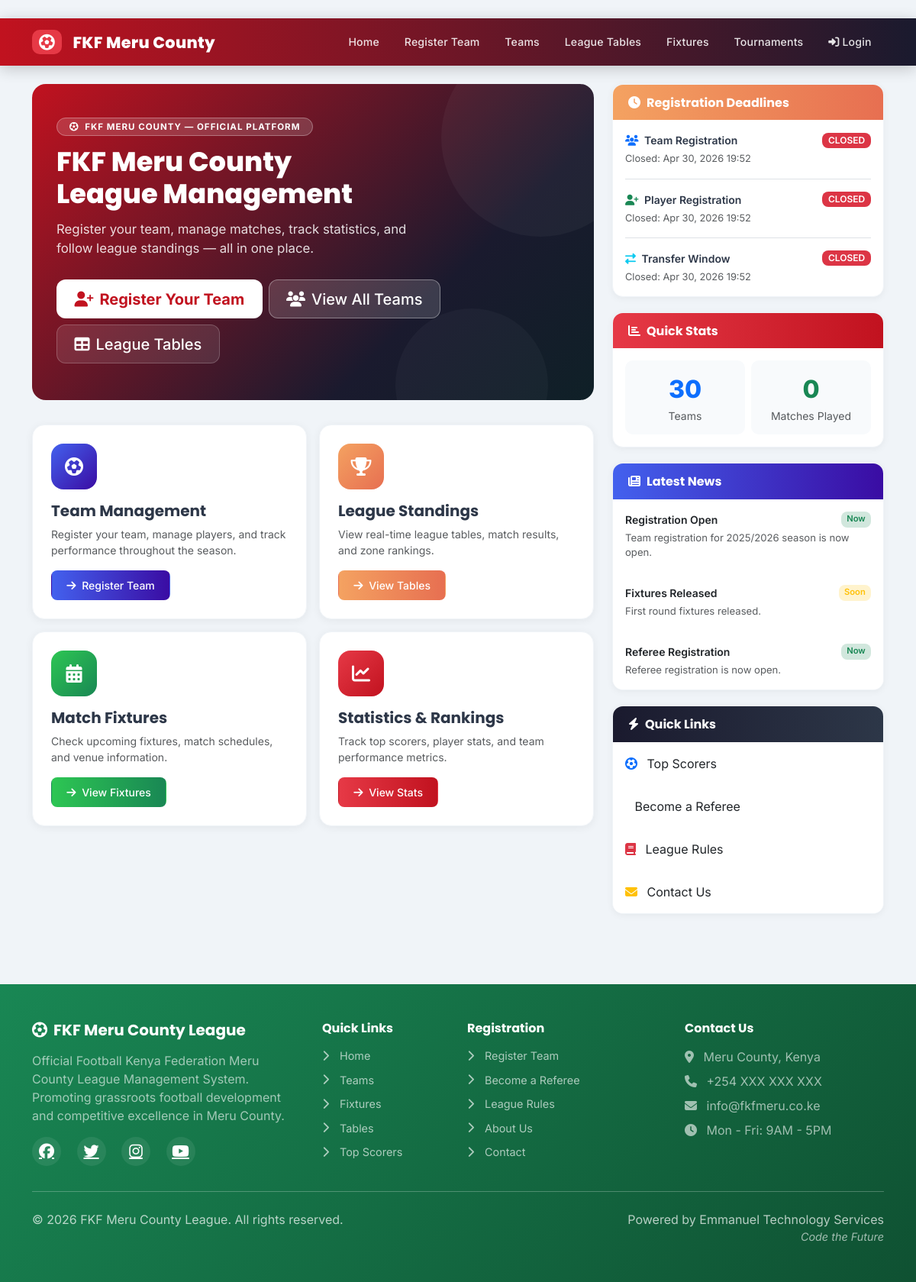
The app's page /, older data.
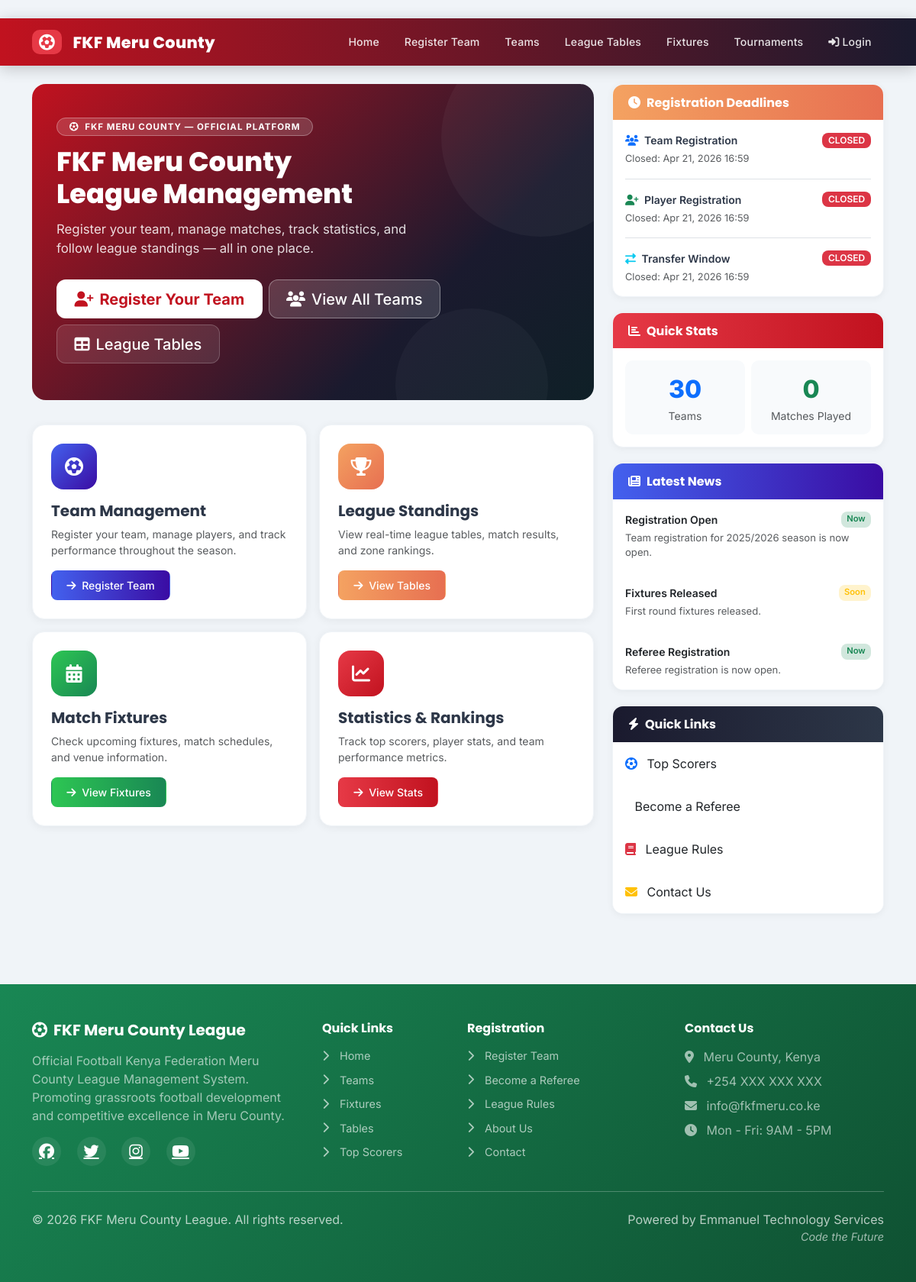
The same page, newer data.
### teams/models.py (models this page shows, shortened)
class LeagueSettings(models.Model):
    team_registration_open = models.BooleanField(
        default=True,
        help_text="Allow new teams to register"
    )
    player_registration_open = models.BooleanField(
        default=True,
        help_text="Allow teams to add new players"
    )
    transfer_window_open = models.BooleanField(
        default=True,
        help_text="Allow teams to request player transfers"
    )
    team_registration_deadline = models.DateTimeField(
        null=True,
        blank=True,
        help_text="Automatically close team registration at this date/time"
    )
    player_registration_deadline = models.DateTimeField(
        null=True,
        blank=True,
        help_text="Automatically close player registration at this date/time"
    )
    transfer_window_deadline = models.DateTimeField(
        null=True,
        blank=True,
        help_text="Automatically close transfer window at this date/time"
    )
    team_registration_closed_date = models.DateTimeField(
        null=True,
        blank=True,
        help_text="Date/time when team registration was closed"
    )
    player_registration_closed_date = models.DateTimeField(
        null=True,
        blank=True,
        help_text="Date/time when player registration was closed"
    )
    transfer_window_closed_date = models.DateTimeField(
        null=True,
        blank=True,
        help_text="Date/time when transfer window was closed"
    )
    updated_at = models.DateTimeField(auto_now=True)
    updated_by = models.ForeignKey(
        settings.AUTH_USER_MODEL,
        on_delete=models.SET_NULL,
        null=True,
        blank=True,
        related_name='league_settings_updates'
    )
    class Meta:
        verbose_name = "League Settings"
        verbose_name_plural = "League Settings"
    def save(self, *args, **kwargs):
        self.pk = 1
        update_fields = kwargs.get('update_fields', None)
        process_closure_dates = (
            update_fields is None or
            'team_registration_open' in update_fields or
            'player_registration_open' in update_fields or
            'transfer_window_open' in update_fields
        )
        if self.pk and process_closure_dates:
            try:
                old_instance = LeagueSettings.objects.get(pk=self.pk)
                now = timezone.now()
                if old_instance.team_registration_open and not self.team_registration_open:
                    self.team_registration_closed_date = now
                    if update_fields and 'team_registration_closed_date' not in update_fields:
                        update_fields = list(update_fields) + ['team_registration_closed_date']
                        kwargs['update_fields'] = update_fields
                elif not old_instance.team_registration_open and self.team_registration_open:
                    self.team_registration_closed_date = None
                    if update_fields and 'team_registration_closed_date' not in update_fields:
                        update_fields = list(update_fields) + ['team_registration_closed_date']
                        kwargs['update_fields'] = update_fields
                if old_instance.player_registration_open and not self.player_registration_open:
                    self.player_registration_closed_date = now
                    if update_fields and 'player_registration_closed_date' not in update_fields:
                        update_fields = list(update_fields) + ['player_registration_closed_date']
                        kwargs['update_fields'] = update_fields
                elif not old_instance.player_registration_open and self.player_registration_open:
                    self.player_registration_closed_date = None
                    if update_fields and 'player_registration_closed_date' not in update_fields:
                        update_fields = list(update_fields) + ['player_registration_closed_date']
                        kwargs['update_fields'] = update_fields
                if old_instance.transfer_window_open and not self.transfer_window_open:
                    self.transfer_window_closed_date = now
                    if update_fields and 'transfer_window_closed_date' not in update_fields:
                        update_fields = list(update_fields) + ['transfer_window_closed_date']
                        kwargs['update_fields'] = update_fields
                elif not old_instance.transfer_window_open and self.transfer_window_open:
                    self.transfer_window_closed_date = None
                    if update_fields and 'transfer_window_closed_date' not in update_fields:
                        update_fields = list(update_fields) + ['transfer_window_closed_date']
                        kwargs['update_fields'] = update_fields
            except LeagueSettings.DoesNotExist:
                pass
        super().save(*args, **kwargs)
    @classmethod
    def get_settings(cls):
        settings, created = cls.objects.get_or_create(pk=1)
        if not created:
            settings.refresh_from_db()
        settings._auto_close_by_deadline()
        return settings
    def _auto_close_by_deadline(self):
        now = timezone.now()
        updated = False
        update_fields = ['updated_at']
        if self.team_registration_deadline and self.team_registration_open:
            if now >= self.team_registration_deadline:
                self.team_registration_open = False
                self.team_registration_closed_date = self.team_registration_deadline
                update_fields.extend(['team_registration_open', 'team_registration_closed_date'])
                updated = True
        if self.player_registration_deadline and self.player_registration_open:
            if now >= self.player_registration_deadline:
                self.player_registration_open = False
                self.player_registration_closed_date = self.player_registration_deadline
                update_fields.extend(['player_registration_open', 'player_registration_closed_date'])
                updated = True
        if self.transfer_window_deadline and self.transfer_window_open:
            if now >= self.transfer_window_deadline:
                self.transfer_window_open = False
                self.transfer_window_closed_date = self.transfer_window_deadline
                update_fields.extend(['transfer_window_open', 'transfer_window_closed_date'])
                updated = True
        if updated:
            self.save(update_fields=update_fields)

### frontend/views.py (the view)
# urls.py: path('', views.home, name='home'),
def home(request):
    total_teams = Team.objects.filter(status='approved').count()
    completed_matches = Match.objects.filter(status='completed').count()
    recent_matches = Match.objects.filter(
        status='completed'
    ).order_by('-match_date')[:5]
    zones = Zone.objects.all()
    settings = LeagueSettings.get_settings()
    context = {
        'total_teams': total_teams,
        'completed_matches': completed_matches,
        'recent_matches': recent_matches,
        'zones': zones,
        'league_settings': settings,
    }
    return render(request, 'home.html', context)

### templates/home.html (shortened to what the changed rows need)
﻿{% extends "base.html" %}
{% block content %}
<div class="row g-4">
    <div class="col-lg-8">
        <div class="home-hero" data-aos="fade-down">
            <div class="position-relative" style="z-index:1;">
                <h1 style="font-size:2.2rem;font-weight:800;margin-bottom:0.75rem;line-height:1.2;">FKF Meru County<br>League Management</h1>
            </div>
        </div>
    </div>
    <div class="col-lg-4">
        {% if league_settings %}
        <div class="sidebar-card" data-aos="fade-left">
            <div class="p-3">
                <div class="mb-3 pb-3 border-bottom">
                    <div class="d-flex justify-content-between align-items-center mb-1">
                        <span class="fw-semibold small"><i class="fas fa-users me-1 text-primary"></i> Team Registration</span>
                        {% if league_settings.team_registration_open %}
                        <span class="badge bg-success">OPEN</span>
                        {% else %}
                        <span class="badge bg-danger">CLOSED</span>
                        {% endif %}
                    </div>
                    {% if league_settings.team_registration_open and league_settings.team_registration_deadline %}
                        <div class="text-muted" style="font-size:0.8rem;">Closes: {{ league_settings.team_registration_deadline|date:"M d, Y H:i" }}</div>
                        <div class="countdown-small" data-deadline="{{ league_settings.team_registration_deadline|date:'c' }}"></div>
                    {% elif not league_settings.team_registration_open and league_settings.team_registration_closed_date %}
                        <div class="text-muted" style="font-size:0.8rem;">Closed: {{ league_settings.team_registration_closed_date|date:"M d, Y H:i" }}</div>
                    {% endif %}
                </div>
                <div class="mb-3 pb-3 border-bottom">
                    <div class="d-flex justify-content-between align-items-center mb-1">
                        <span class="fw-semibold small"><i class="fas fa-user-plus me-1 text-success"></i> Player Registration</span>
                        {% if league_settings.player_registration_open %}
                        <span class="badge bg-success">OPEN</span>
                        {% else %}
                        <span class="badge bg-danger">CLOSED</span>
                        {% endif %}
                    </div>
                    {% if league_settings.player_registration_open and league_settings.player_registration_deadline %}
                        <div class="text-muted" style="font-size:0.8rem;">Closes: {{ league_settings.player_registration_deadline|date:"M d, Y H:i" }}</div>
                        <div class="countdown-small" data-deadline="{{ league_settings.player_registration_deadline|date:'c' }}"></div>
                    {% elif not league_settings.player_registration_open and league_settings.player_registration_closed_date %}
                        <div class="text-muted" style="font-size:0.8rem;">Closed: {{ league_settings.player_registration_closed_date|date:"M d, Y H:i" }}</div>
                    {% endif %}
                </div>
                <div class="mb-0">
                    <div class="d-flex justify-content-between align-items-center mb-1">
                        <span class="fw-semibold small"><i class="fas fa-exchange-alt me-1 text-info"></i> Transfer Window</span>
                        {% if league_settings.transfer_window_open %}
                        <span class="badge bg-success">OPEN</span>
                        {% else %}
                        <span class="badge bg-danger">CLOSED</span>
                        {% endif %}
                    </div>
                    {% if league_settings.transfer_window_open and league_settings.transfer_window_deadline %}
                        <div class="text-muted" style="font-size:0.8rem;">Closes: {{ league_settings.transfer_window_deadline|date:"M d, Y H:i" }}</div>
                        <div class="countdown-small" data-deadline="{{ league_settings.transfer_window_deadline|date:'c' }}"></div>
                    {% elif not league_settings.transfer_window_open and league_settings.transfer_window_closed_date %}
                        <div class="text-muted" style="font-size:0.8rem;">Closed: {{ league_settings.transfer_window_closed_date|date:"M d, Y H:i" }}</div>
                    {% endif %}
                </div>
            </div>
        </div>
        {% endif %}
    </div>
</div>
{% endblock %}

Row changes from the older to the newer data that the page shows:
changed LeagueSettings: team_registration_closed_date "Apr 30, 2026 19:52" → "Apr 21, 2026 16:59"; player_registration_closed_date "Apr 30, 2026 19:52" → "Apr 21, 2026 16:59"; transfer_window_closed_date "Apr 30, 2026 19:52" → "Apr 21, 2026 16:59"
